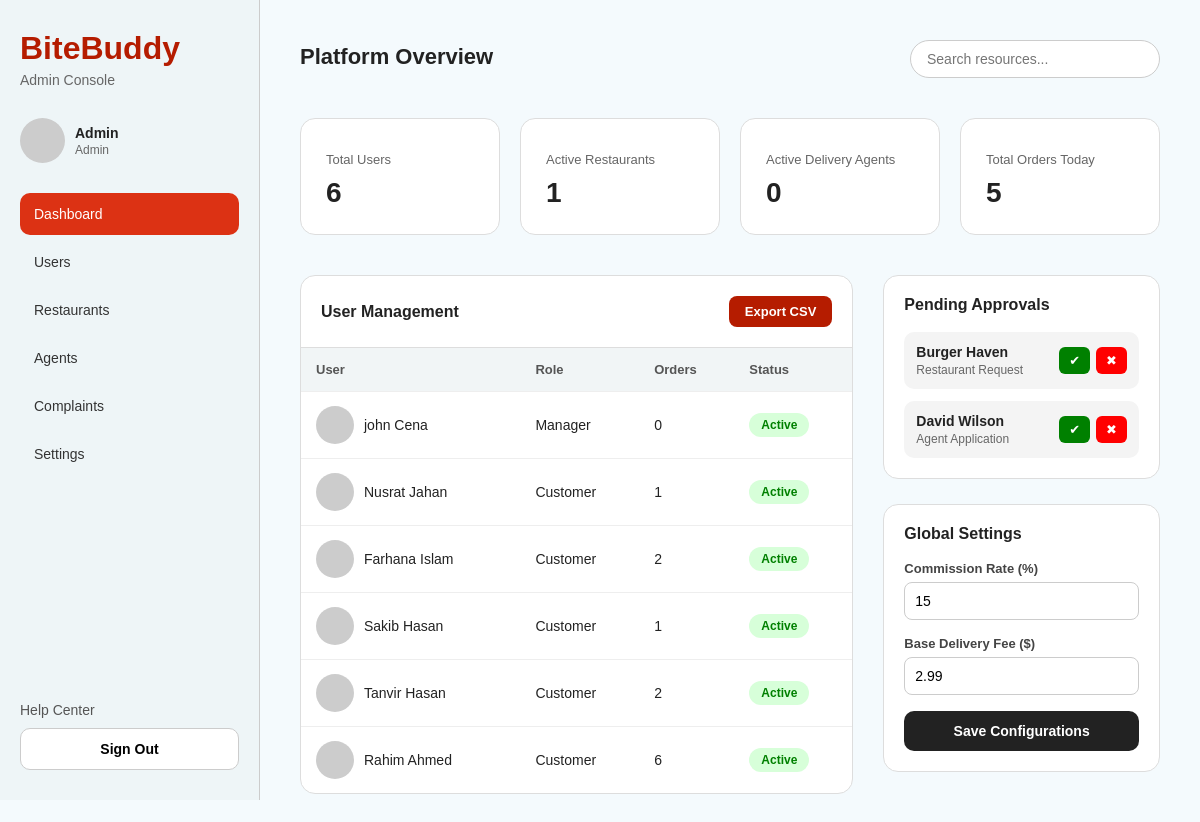
/admin/view/adminDashboard.php, run on the app's committed database.
### tables this page shows
CREATE TABLE `users` (
  `id` int(10) UNSIGNED NOT NULL,
  `name` varchar(120) NOT NULL,
  `email` varchar(191) NOT NULL,
  `password_hash` varchar(255) DEFAULT NULL,
  `phone` varchar(30) DEFAULT NULL,
  `role` enum('customer','manager','agent','admin') NOT NULL,
  `profile_pic` varchar(255) DEFAULT NULL,
  `is_active` tinyint(1) NOT NULL DEFAULT 1,
  `created_at` timestamp NOT NULL DEFAULT current_timestamp()
);

### admin/model/dashboardModel.php (called while the page is built, shortened)
<?php
function getTotalUsers($conn)
{
    $sql = "SELECT COUNT(*) as total FROM users";
    $res = mysqli_query($conn, $sql);
    return mysqli_fetch_assoc($res)['total'];
}
function getActiveRestaurants($conn)
{
    $sql = "SELECT COUNT(*) as total FROM restaurants WHERE is_approved = 1 AND is_open = 1";
    $res = mysqli_query($conn, $sql);
    return mysqli_fetch_assoc($res)['total'];
}
function getTotalOrdersToday($conn)
{
    $sql = "SELECT COUNT(*) AS total
            FROM orders
            WHERE DATE(created_at) = CURDATE()";
    $result = mysqli_query($conn, $sql);
    $row = mysqli_fetch_assoc($result);
    return $row['total'] ?? 0;
}
function getActiveDeliveryAgents($conn)
{
    $sql = "SELECT COUNT(*) AS total
            FROM delivery_agents
            WHERE is_approved = 1";
    $result = mysqli_query($conn, $sql);
    $row = mysqli_fetch_assoc($result);
    return $row['total'] ?? 0;
}
function getAllUsers($conn)
{
    $sql = "
        SELECT
            u.*,
            COUNT(o.id) AS total_orders
        FROM users u
        LEFT JOIN orders o
            ON u.id = o.customer_id
        GROUP BY u.id
        ORDER BY u.id DESC
    ";
    $res = mysqli_query($conn, $sql);
    $data = [];
    while ($row = mysqli_fetch_assoc($res)) {
        $data[] = $row;
    }
    return $data;
}

### admin/controller/dashboardController.php (called while the page is built)
<?php
include '../../dirCommon/dbconnect.php';
include '../model/dashboardModel.php';
$totalUsers = getTotalUsers($conn);
$totalRestaurants = getActiveRestaurants($conn);
$totalOrdersToday = getTotalOrdersToday($conn);
$totalActiveAgents = getActiveDeliveryAgents($conn);
$users = getAllUsers($conn);
?>

### admin/view/adminDashboard.php (the view, shortened to what this page needs)
<?php
$activePage = 'dashboard';
$extraCss   = ['../assets/css/adminDashboard.css'];
include '../controller/dashboardController.php';
?>
<!DOCTYPE html>
<html lang="en">
<head>
  <?php
  if (!empty($extraCss)) {
      foreach ($extraCss as $css) {
          echo '<link rel="stylesheet" href="' . $css . '">';
      }
  }
  ?>
</head>
<body>
<div class="admin-wrap">
  <?php include __DIR__ . '/../partials/sidebar.php'; ?>
  <div class="main">
    <div class="topbar">
      <div>
        <h2>Platform Overview</h2>
      </div>
      <div class="search-box">
        <input type="text" placeholder="Search resources...">
      </div>
    </div>
    <div class="cards">
      <div class="card">
        <p>Total Users</p>
        <h3><?= $totalUsers ?></h3>
      </div>
      <div class="card">
        <p>Active Restaurants</p>
         <h3><?= $totalRestaurants ?></h3>
      </div>
      <div class="card">
        <p>Active Delivery Agents</p>
        <h3><?= $totalActiveAgents ?></h3>
      </div>
      <div class="card">
        <p>Total Orders Today</p>
        <h3><?= $totalOrdersToday ?></h3>
      </div>
    </div>
    <div class="content">
      <div class="table-section">
        <div class="table-header">
          <h3>User Management</h3>
          <button class="export-btn">Export CSV</button>
        </div>
        <table>
          <thead>
            <tr>
              <th>User</th>
              <th>Role</th>
              <th>Orders</th>
              <th>Status</th>
            </tr>
          </thead>
          <tbody>
          <?php foreach ($users as $user): ?>
          <tr>
            <td>
              <div class="user-info">
                <img src="https://i.pravatar.cc/10<?= $user['id'] ?>" alt="user">
                <span><?= htmlspecialchars($user['name']) ?></span>
              </div>
            </td>
            <td><?= ucfirst($user['role']) ?></td>
            <td>
                <?= $user['total_orders'] ?? 0 ?>
            </td>
            <td>
              <?php if ($user['is_active'] == 1): ?>
                <span class="status active-status">Active</span>
              <?php else: ?>
                <span class="status suspended">Inactive</span>
              <?php endif; ?>
            </td>
          </tr>
          <?php endforeach; ?>
        </tbody>
        </table>
      </div>
      <div class="right-panel">
        <div class="box">
          <h3>Pending Approvals</h3>
          <div class="approval-item">
            <div>
              <strong>Burger Haven</strong>
              <p>Restaurant Request</p>
            </div>
            <div class="btn-group">
              <button class="approve-btn">&#10004;</button>
              <button class="reject-btn">&#10006;</button>
            </div>
          </div>
          <div class="approval-item">
            <div>
              <strong>David Wilson</strong>
              <p>Agent Application</p>
            </div>
            <div class="btn-group">
              <button class="approve-btn">&#10004;</button>
              <button class="reject-btn">&#10006;</button>
            </div>
          </div>
        </div>
        <div class="box settings">
          <h3>Global Settings</h3>
          <label for="commission">Commission Rate (%)</label>
          <input id="commission" type="number" value="15">
          <label for="delivery-fee">Base Delivery Fee ($)</label>
          <input
            id="delivery-fee"
            type="number"
            value="2.99"
            step="0.01"
          >
          <button class="save-btn">
            Save Configurations
          </button>
        </div>
      </div>
    </div>
  </div>
</div>
</body>
</html>

### admin/partials/sidebar.php (shortened to what this page needs)
<?php
$adminName  = $_SESSION['admin_name'] ?? 'Admin';
$adminRole  = $_SESSION['admin_role'] ?? 'admin';
?>
<div class="sidebar">
  <div class="logo">
    <h1>BiteBuddy</h1>
    <p>Admin Console</p>
  </div>
  <div class="profile">
    <img src="https://i.pravatar.cc/100" alt="Admin Avatar">
    <div>
      <h4><?= htmlspecialchars($adminName) ?></h4>
      <p><?= ucfirst(htmlspecialchars($adminRole)) ?></p>
    </div>
  </div>
  <nav class="menu">
    <a href="adminDashboard.php"
       class="<?= ($activePage === 'dashboard') ? 'active' : '' ?>">
       Dashboard
    </a>
    <a href="users.php"
       class="<?= ($activePage === 'users') ? 'active' : '' ?>">
       Users
    </a>
    <a href="restaurants.php"
       class="<?= ($activePage === 'restaurants') ? 'active' : '' ?>">
       Restaurants
    </a>
    <a href="agents.php"
       class="<?= ($activePage === 'agents') ? 'active' : '' ?>">
       Agents
    </a>
    <a href="complaints.php"
       class="<?= ($activePage === 'complaints') ? 'active' : '' ?>">
       Complaints
    </a>
    <a href="settings.php"
       class="<?= ($activePage === 'settings') ? 'active' : '' ?>">
       Settings
    </a>
  </nav>
  <div class="bottom-links">
    <a href="#">Help Center</a>
    <button class="logout-btn" onclick="window.location.href='../controller/logout.php'">
      Sign Out
    </button>
  </div>
</div>

### admin/assets/css/adminDashboard.css (style rules this page uses)
* { margin: 0; padding: 0; box-sizing: border-box; font-family: Arial, sans-serif; }
body { background: #f4fafd; color: #222; }
.admin-wrap { display: flex; min-height: 100vh; }
.sidebar { width: 260px; min-height: 100vh; background: #eef5f7; border-right: 1px solid #ccc; position: fixed; left: 0; top: 0; padding: 30px 20px; display: flex; flex-direction: column; }
.logo h1 { color: #b51c00; margin-bottom: 5px; }
.logo p { color: #666; font-size: 14px; }
.profile { display: flex; align-items: center; gap: 10px; margin: 30px 0; }
.profile img { width: 45px; height: 45px; border-radius: 50%; object-fit: cover; }
.profile h4 { font-size: 14px; margin-bottom: 2px; }
.profile p { font-size: 12px; color: #666; }
.menu { display: flex; flex-direction: column; }
.menu a { display: block; text-decoration: none; color: #333; padding: 13px 14px; margin-bottom: 6px; border-radius: 10px; font-size: 14px; transition: background 0.2s, color 0.2s; }
.menu a.active { background: #dc3214; color: #fff; }
.bottom-links { margin-top: auto; padding-top: 30px; }
.bottom-links a { display: block; text-decoration: none; color: #555; font-size: 14px; margin-bottom: 10px; }
.logout-btn { width: 100%; padding: 12px; border: 1px solid #ccc; background: #fff; border-radius: 10px; cursor: pointer; font-weight: bold; font-size: 14px; transition: background 0.2s; }
.main { margin-left: 260px; padding: 40px; flex: 1; }
.topbar { display: flex; justify-content: space-between; align-items: center; margin-bottom: 40px; }
.topbar h2 { font-size: 22px; margin-bottom: 5px; }
.search-box input { padding: 10px 16px; border: 1px solid #ccc; border-radius: 30px; width: 250px; font-size: 14px; outline: none; transition: border 0.2s; }
.cards { display: grid; grid-template-columns: repeat(4, 1fr); gap: 20px; margin-bottom: 40px; }
.card { background: #fff; padding: 25px; border-radius: 15px; border: 1px solid #ddd; }
.card h3 { margin-top: 10px; font-size: 28px; }
.card p { color: #666; margin-top: 8px; font-size: 13px; }
.content { display: grid; grid-template-columns: 2fr 1fr; gap: 30px; }
.table-section { background: #fff; border-radius: 15px; border: 1px solid #ddd; overflow: hidden; }
.table-header { display: flex; justify-content: space-between; align-items: center; padding: 20px; border-bottom: 1px solid #ddd; }
.table-header h3 { font-size: 16px; }
.export-btn { padding: 8px 16px; background: #b51c00; color: #fff; border: none; border-radius: 8px; cursor: pointer; font-size: 13px; font-weight: bold; transition: background 0.2s; }
table { width: 100%; border-collapse: collapse; }
table th { background: #f1f5f6; text-align: left; padding: 14px 15px; font-size: 13px; color: #555; border-bottom: 1px solid #eee; }
table td { padding: 14px 15px; border-top: 1px solid #eee; font-size: 14px; }
.user-info { display: flex; align-items: center; gap: 10px; }
.user-info img { width: 38px; height: 38px; border-radius: 50%; object-fit: cover; }
.status { padding: 5px 12px; border-radius: 20px; font-size: 12px; font-weight: bold; display: inline-block; }
.active-status { background: #d7ffd9; color: green; }
.right-panel { display: flex; flex-direction: column; gap: 25px; }
.box { background: #fff; border: 1px solid #ddd; border-radius: 15px; padding: 20px; }
.box h3 { margin-bottom: 18px; font-size: 16px; }
.approval-item { display: flex; justify-content: space-between; align-items: center; background: #f4f4f4; padding: 12px; border-radius: 10px; margin-bottom: 12px; }
.approval-item:last-child { margin-bottom: 0; }
.approval-item strong { font-size: 14px; display: block; margin-bottom: 3px; }
.approval-item p { font-size: 12px; color: #666; }
.btn-group { display: flex; gap: 6px; }
.approve-btn { background: green; color: #fff; border: none; padding: 6px 10px; border-radius: 6px; cursor: pointer; font-size: 13px; transition: opacity 0.2s; }
.reject-btn { background: red; color: #fff; border: none; padding: 6px 10px; border-radius: 6px; cursor: pointer; font-size: 13px; transition: opacity 0.2s; }
.settings label { display: block; font-size: 13px; font-weight: bold; color: #444; margin-bottom: 6px; }
.settings input { width: 100%; padding: 10px; border: 1px solid #ccc; border-radius: 8px; margin-bottom: 16px; font-size: 14px; outline: none; transition: border 0.2s; }
.save-btn { width: 100%; padding: 12px; border: none; background: #222; color: #fff; border-radius: 10px; cursor: pointer; font-weight: bold; font-size: 14px; transition: background 0.2s; }

### data on the page
users: name "john Cena", role "Manager", total_orders "0", is_active "Active"
users: name "Nusrat Jahan", role "Customer", total_orders "1", is_active "Active"
users: name "Farhana Islam", role "Customer", total_orders "2", is_active "Active"
users: name "Sakib Hasan", role "Customer", total_orders "1", is_active "Active"
users: name "Tanvir Hasan", role "Customer", total_orders "2", is_active "Active"
users: name "Rahim Ahmed", role "Customer", total_orders "6", is_active "Active"

### other printed values
$adminName "Admin"
$adminRole "Admin"
$totalUsers "6"
$totalRestaurants "1"
$totalActiveAgents "0"
$totalOrdersToday "5"
